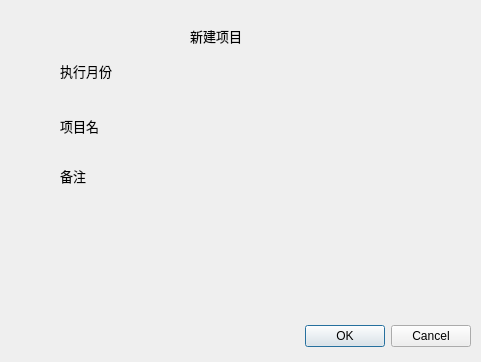
<?xml version="1.0" encoding="UTF-8"?>
<ui version="4.0">
 <class>SetnewProject</class>
 <widget class="QDialog" name="SetnewProject">
  <property name="geometry">
   <rect>
    <x>0</x>
    <y>0</y>
    <width>481</width>
    <height>362</height>
   </rect>
  </property>
  <property name="windowTitle">
   <string>Dialog</string>
  </property>
  <widget class="QDialogButtonBox" name="buttonBox">
   <property name="geometry">
    <rect>
     <x>130</x>
     <y>320</y>
     <width>341</width>
     <height>32</height>
    </rect>
   </property>
   <property name="orientation">
    <enum>Qt::Horizontal</enum>
   </property>
   <property name="standardButtons">
    <set>QDialogButtonBox::Cancel|QDialogButtonBox::Ok</set>
   </property>
  </widget>
  <widget class="QLabel" name="label">
   <property name="geometry">
    <rect>
     <x>60</x>
     <y>50</y>
     <width>81</width>
     <height>41</height>
    </rect>
   </property>
   <property name="font">
    <font>
     <family>幼圆</family>
     <pointsize>10</pointsize>
    </font>
   </property>
   <property name="text">
    <string>执行月份</string>
   </property>
  </widget>
  <widget class="QLabel" name="label_2">
   <property name="geometry">
    <rect>
     <x>60</x>
     <y>110</y>
     <width>81</width>
     <height>31</height>
    </rect>
   </property>
   <property name="font">
    <font>
     <family>幼圆</family>
     <pointsize>10</pointsize>
    </font>
   </property>
   <property name="text">
    <string>项目名</string>
   </property>
  </widget>
  <widget class="QLabel" name="label_3">
   <property name="geometry">
    <rect>
     <x>60</x>
     <y>160</y>
     <width>81</width>
     <height>31</height>
    </rect>
   </property>
   <property name="font">
    <font>
     <family>幼圆</family>
     <pointsize>10</pointsize>
    </font>
   </property>
   <property name="text">
    <string>备注</string>
   </property>
  </widget>
  <widget class="QLabel" name="label_4">
   <property name="geometry">
    <rect>
     <x>190</x>
     <y>20</y>
     <width>81</width>
     <height>31</height>
    </rect>
   </property>
   <property name="font">
    <font>
     <family>幼圆</family>
     <pointsize>10</pointsize>
    </font>
   </property>
   <property name="text">
    <string>新建项目</string>
   </property>
  </widget>
 </widget>
 <resources/>
 <connections>
  <connection>
   <sender>buttonBox</sender>
   <signal>accepted()</signal>
   <receiver>SetnewProject</receiver>
   <slot>accept()</slot>
   <hints>
    <hint type="sourcelabel">
     <x>248</x>
     <y>254</y>
    </hint>
    <hint type="destinationlabel">
     <x>157</x>
     <y>274</y>
    </hint>
   </hints>
  </connection>
  <connection>
   <sender>buttonBox</sender>
   <signal>rejected()</signal>
   <receiver>SetnewProject</receiver>
   <slot>reject()</slot>
   <hints>
    <hint type="sourcelabel">
     <x>316</x>
     <y>260</y>
    </hint>
    <hint type="destinationlabel">
     <x>286</x>
     <y>274</y>
    </hint>
   </hints>
  </connection>
 </connections>
</ui>
